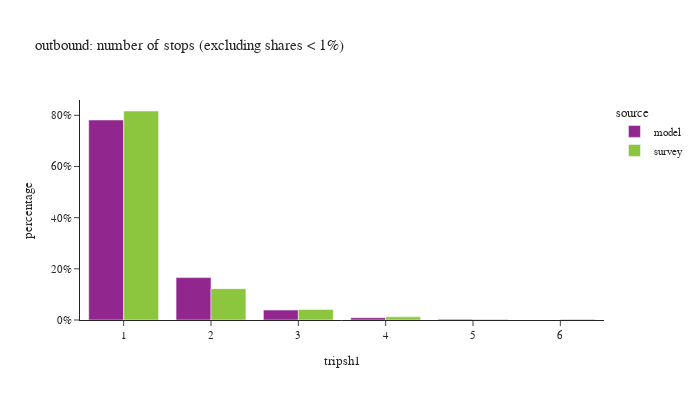

The cell this chart's notebook holds for it:
### Code cell
df_plot = df_tour.groupby(['tripsh1','source'])['toexpfac'].sum().reset_index()
df_plot['percentage'] = df_plot.groupby(['source'], group_keys=False)['toexpfac']. \
    apply(lambda x: x / float(x.sum()))
df_plot = df_plot.loc[df_plot['percentage'] > 0.001]

fig = px.bar(df_plot.sort_values(['source']), x="tripsh1", y="percentage", color="source",
             barmode="group",title="outbound: number of stops (excluding shares < 1%)",
             hover_data=['toexpfac'])
fig.update_layout(height=400, width=700, font=dict(size=11),
                  xaxis = dict(dtick = 1, categoryorder='category ascending'),
                  yaxis=dict(tickformat=".0%"))
fig.show()

### Figure 1 — Plotly figure (JSON) as saved in the notebook; plotly's stock layout.template omitted (floating-point values rounded to 4 significant figures)
{"data": [{"alignmentgroup": "True", "customdata": [[6181000.0], [1310000.0], [307100.0], [71560.0], [24300.0]], "hovertemplate": "source=model<br>tripsh1=%{x}<br>percentage=%{y}<br>toexpfac=%{customdata[0]}<extra></extra>", "legendgroup": "model", "marker": {"color": "#91268F", "pattern": {"shape": ""}}, "name": "model", "offsetgroup": "model", "orientation": "v", "showlegend": true, "textposition": "auto", "type": "bar", "x": [1, 2, 3, 4, 5], "xaxis": "x", "y": [0.7817, 0.1657, 0.03885, 0.009052, 0.003073], "yaxis": "y"}, {"alignmentgroup": "True", "customdata": [[4126000.0], [619300.0], [208100.0], [61830.0], [13740.0], [16550.0]], "hovertemplate": "source=survey<br>tripsh1=%{x}<br>percentage=%{y}<br>toexpfac=%{customdata[0]}<extra></extra>", "legendgroup": "survey", "marker": {"color": "#8CC63E", "pattern": {"shape": ""}}, "name": "survey", "offsetgroup": "survey", "orientation": "v", "showlegend": true, "textposition": "auto", "type": "bar", "x": [1, 2, 3, 4, 5, 6], "xaxis": "x", "y": [0.8168, 0.1226, 0.0412, 0.01224, 0.002721, 0.003277], "yaxis": "y"}], "layout": {"barmode": "group", "font": {"size": 11}, "height": 400, "legend": {"title": {"text": "source"}, "tracegroupgap": 0}, "title": {"text": "outbound: number of stops (excluding shares < 1%)"}, "width": 700, "xaxis": {"anchor": "y", "categoryorder": "category ascending", "domain": [0.0, 1.0], "dtick": 1, "title": {"text": "tripsh1"}}, "yaxis": {"anchor": "x", "domain": [0.0, 1.0], "tickformat": ".0%", "title": {"text": "percentage"}}}}
